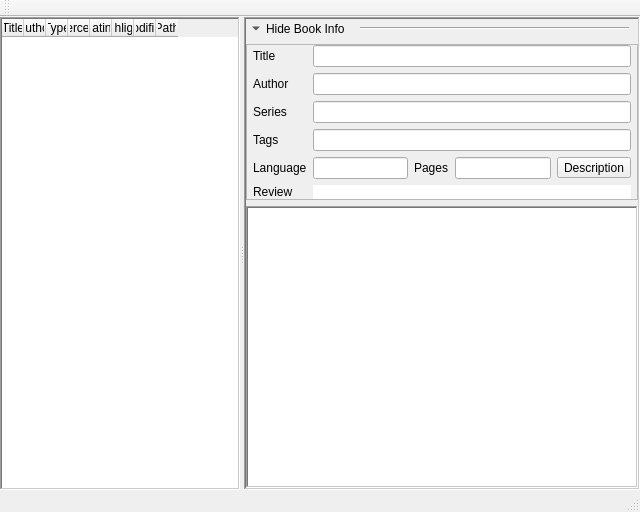
<?xml version="1.0" encoding="UTF-8"?>
<ui version="4.0">
 <class>Base</class>
 <widget class="QMainWindow" name="Base">
  <property name="geometry">
   <rect>
    <x>0</x>
    <y>0</y>
    <width>640</width>
    <height>512</height>
   </rect>
  </property>
  <property name="windowIcon">
   <iconset resource="../images.qrc">
    <normaloff>:/logo64.png</normaloff>:/logo64.png</iconset>
  </property>
  <property name="locale">
   <locale language="English" country="UnitedStates"/>
  </property>
  <property name="toolButtonStyle">
   <enum>Qt::ToolButtonIconOnly</enum>
  </property>
  <widget class="QWidget" name="centralwidget">
   <layout class="QVBoxLayout" name="verticalLayout_2">
    <property name="margin" stdset="0">
     <number>0</number>
    </property>
    <item>
     <widget class="QStackedWidget" name="views">
      <property name="currentIndex">
       <number>0</number>
      </property>
      <widget class="QWidget" name="books_pg">
       <layout class="QVBoxLayout" name="verticalLayout_3">
        <property name="margin" stdset="0">
         <number>0</number>
        </property>
        <item>
         <widget class="QSplitter" name="splitter">
          <property name="orientation">
           <enum>Qt::Horizontal</enum>
          </property>
          <widget class="DropTableWidget" name="file_table">
           <property name="contextMenuPolicy">
            <enum>Qt::CustomContextMenu</enum>
           </property>
           <property name="frameShape">
            <enum>QFrame::WinPanel</enum>
           </property>
           <property name="editTriggers">
            <set>QAbstractItemView::NoEditTriggers</set>
           </property>
           <property name="dragDropMode">
            <enum>QAbstractItemView::DropOnly</enum>
           </property>
           <property name="defaultDropAction">
            <enum>Qt::CopyAction</enum>
           </property>
           <property name="selectionBehavior">
            <enum>QAbstractItemView::SelectRows</enum>
           </property>
           <property name="horizontalScrollMode">
            <enum>QAbstractItemView::ScrollPerPixel</enum>
           </property>
           <property name="sortingEnabled">
            <bool>true</bool>
           </property>
           <property name="wordWrap">
            <bool>false</bool>
           </property>
           <property name="cornerButtonEnabled">
            <bool>false</bool>
           </property>
           <property name="columnCount">
            <number>8</number>
           </property>
           <attribute name="horizontalHeaderMinimumSectionSize">
            <number>22</number>
           </attribute>
           <attribute name="horizontalHeaderDefaultSectionSize">
            <number>22</number>
           </attribute>
           <attribute name="horizontalHeaderHighlightSections">
            <bool>false</bool>
           </attribute>
           <attribute name="horizontalHeaderShowSortIndicator" stdset="0">
            <bool>true</bool>
           </attribute>
           <attribute name="verticalHeaderMinimumSectionSize">
            <number>22</number>
           </attribute>
           <attribute name="verticalHeaderDefaultSectionSize">
            <number>22</number>
           </attribute>
           <attribute name="verticalHeaderHighlightSections">
            <bool>true</bool>
           </attribute>
           <column>
            <property name="text">
             <string>Title</string>
            </property>
           </column>
           <column>
            <property name="text">
             <string>Author</string>
            </property>
           </column>
           <column>
            <property name="text">
             <string>Type</string>
            </property>
           </column>
           <column>
            <property name="text">
             <string>Percent</string>
            </property>
           </column>
           <column>
            <property name="text">
             <string>Rating</string>
            </property>
           </column>
           <column>
            <property name="text">
             <string>Highlights</string>
            </property>
           </column>
           <column>
            <property name="text">
             <string>Modified</string>
            </property>
           </column>
           <column>
            <property name="text">
             <string>Path</string>
            </property>
           </column>
          </widget>
          <widget class="QFrame" name="frame">
           <property name="frameShape">
            <enum>QFrame::WinPanel</enum>
           </property>
           <property name="frameShadow">
            <enum>QFrame::Sunken</enum>
           </property>
           <layout class="QVBoxLayout" name="verticalLayout">
            <property name="margin" stdset="0">
             <number>0</number>
            </property>
            <item>
             <widget class="QWidget" name="header" native="true">
              <layout class="QHBoxLayout" name="horizontalLayout">
               <property name="leftMargin">
                <number>0</number>
               </property>
               <property name="topMargin">
                <number>0</number>
               </property>
               <property name="bottomMargin">
                <number>0</number>
               </property>
               <item>
                <widget class="QToolButton" name="fold_btn">
                 <property name="styleSheet">
                  <string notr="true">QToolButton{border:none;}</string>
                 </property>
                 <property name="text">
                  <string>Hide Book Info</string>
                 </property>
                 <property name="checkable">
                  <bool>true</bool>
                 </property>
                 <property name="toolButtonStyle">
                  <enum>Qt::ToolButtonTextBesideIcon</enum>
                 </property>
                 <property name="arrowType">
                  <enum>Qt::DownArrow</enum>
                 </property>
                </widget>
               </item>
               <item>
                <widget class="QFrame" name="frame_2">
                 <property name="sizePolicy">
                  <sizepolicy hsizetype="Expanding" vsizetype="Fixed">
                   <horstretch>0</horstretch>
                   <verstretch>0</verstretch>
                  </sizepolicy>
                 </property>
                 <property name="frameShape">
                  <enum>QFrame::HLine</enum>
                 </property>
                 <property name="frameShadow">
                  <enum>QFrame::Sunken</enum>
                 </property>
                 <property name="lineWidth">
                  <number>1</number>
                 </property>
                </widget>
               </item>
              </layout>
             </widget>
            </item>
            <item>
             <widget class="QFrame" name="book_info">
              <property name="frameShape">
               <enum>QFrame::StyledPanel</enum>
              </property>
              <property name="frameShadow">
               <enum>QFrame::Raised</enum>
              </property>
              <layout class="QGridLayout" name="gridLayout">
               <property name="leftMargin">
                <number>6</number>
               </property>
               <property name="topMargin">
                <number>0</number>
               </property>
               <property name="rightMargin">
                <number>6</number>
               </property>
               <property name="bottomMargin">
                <number>0</number>
               </property>
               <item row="0" column="0">
                <widget class="QLabel" name="title_lbl">
                 <property name="text">
                  <string>Title</string>
                 </property>
                </widget>
               </item>
               <item row="2" column="0">
                <widget class="QLabel" name="series_lbl">
                 <property name="text">
                  <string>Series</string>
                 </property>
                </widget>
               </item>
               <item row="1" column="0">
                <widget class="QLabel" name="author_lbl">
                 <property name="text">
                  <string>Author</string>
                 </property>
                </widget>
               </item>
               <item row="4" column="0">
                <widget class="QLabel" name="lang_lbl">
                 <property name="text">
                  <string>Language</string>
                 </property>
                </widget>
               </item>
               <item row="4" column="2">
                <widget class="QLabel" name="pages_lbl">
                 <property name="text">
                  <string>Pages</string>
                 </property>
                </widget>
               </item>
               <item row="4" column="1">
                <widget class="QLineEdit" name="lang_txt">
                 <property name="readOnly">
                  <bool>true</bool>
                 </property>
                </widget>
               </item>
               <item row="4" column="3">
                <widget class="QLineEdit" name="pages_txt">
                 <property name="readOnly">
                  <bool>true</bool>
                 </property>
                </widget>
               </item>
               <item row="3" column="0">
                <widget class="QLabel" name="tags_lbl">
                 <property name="text">
                  <string>Tags</string>
                 </property>
                </widget>
               </item>
               <item row="4" column="4">
                <widget class="QToolButton" name="description_btn">
                 <property name="text">
                  <string>Description</string>
                 </property>
                 <property name="icon">
                  <iconset resource="../images.qrc">
                   <normaloff>:/description.png</normaloff>:/description.png</iconset>
                 </property>
                 <property name="toolButtonStyle">
                  <enum>Qt::ToolButtonTextBesideIcon</enum>
                 </property>
                </widget>
               </item>
               <item row="3" column="1" colspan="4">
                <widget class="QLineEdit" name="tags_txt">
                 <property name="readOnly">
                  <bool>true</bool>
                 </property>
                </widget>
               </item>
               <item row="2" column="1" colspan="4">
                <widget class="QLineEdit" name="series_txt">
                 <property name="readOnly">
                  <bool>true</bool>
                 </property>
                </widget>
               </item>
               <item row="1" column="1" colspan="4">
                <widget class="QLineEdit" name="author_txt">
                 <property name="readOnly">
                  <bool>true</bool>
                 </property>
                </widget>
               </item>
               <item row="0" column="1" colspan="4">
                <widget class="QLineEdit" name="title_txt">
                 <property name="readOnly">
                  <bool>true</bool>
                 </property>
                </widget>
               </item>
               <item row="5" column="0">
                <widget class="QLabel" name="review_lbl">
                 <property name="text">
                  <string>Review</string>
                 </property>
                 <property name="alignment">
                  <set>Qt::AlignLeading|Qt::AlignLeft|Qt::AlignTop</set>
                 </property>
                </widget>
               </item>
               <item row="5" column="1" colspan="4">
                <widget class="QLabel" name="review_txt">
                 <property name="styleSheet">
                  <string notr="true">background-color: rgb(255, 255, 255);</string>
                 </property>
                 <property name="frameShape">
                  <enum>QFrame::NoFrame</enum>
                 </property>
                 <property name="text">
                  <string/>
                 </property>
                 <property name="wordWrap">
                  <bool>true</bool>
                 </property>
                </widget>
               </item>
              </layout>
             </widget>
            </item>
            <item>
             <widget class="QListWidget" name="high_list">
              <property name="contextMenuPolicy">
               <enum>Qt::CustomContextMenu</enum>
              </property>
              <property name="frameShape">
               <enum>QFrame::WinPanel</enum>
              </property>
              <property name="editTriggers">
               <set>QAbstractItemView::NoEditTriggers</set>
              </property>
              <property name="selectionMode">
               <enum>QAbstractItemView::ExtendedSelection</enum>
              </property>
              <property name="selectionBehavior">
               <enum>QAbstractItemView::SelectRows</enum>
              </property>
              <property name="verticalScrollMode">
               <enum>QAbstractItemView::ScrollPerPixel</enum>
              </property>
              <property name="wordWrap">
               <bool>true</bool>
              </property>
             </widget>
            </item>
           </layout>
          </widget>
         </widget>
        </item>
       </layout>
      </widget>
      <widget class="QWidget" name="highlights_pg">
       <layout class="QVBoxLayout" name="verticalLayout_4">
        <property name="margin" stdset="0">
         <number>0</number>
        </property>
        <item>
         <widget class="QTableWidget" name="high_table">
          <property name="contextMenuPolicy">
           <enum>Qt::CustomContextMenu</enum>
          </property>
          <property name="frameShape">
           <enum>QFrame::WinPanel</enum>
          </property>
          <property name="editTriggers">
           <set>QAbstractItemView::NoEditTriggers</set>
          </property>
          <property name="dragDropMode">
           <enum>QAbstractItemView::DropOnly</enum>
          </property>
          <property name="defaultDropAction">
           <enum>Qt::CopyAction</enum>
          </property>
          <property name="selectionBehavior">
           <enum>QAbstractItemView::SelectRows</enum>
          </property>
          <property name="horizontalScrollMode">
           <enum>QAbstractItemView::ScrollPerPixel</enum>
          </property>
          <property name="sortingEnabled">
           <bool>true</bool>
          </property>
          <property name="wordWrap">
           <bool>false</bool>
          </property>
          <property name="cornerButtonEnabled">
           <bool>false</bool>
          </property>
          <property name="columnCount">
           <number>8</number>
          </property>
          <attribute name="horizontalHeaderMinimumSectionSize">
           <number>22</number>
          </attribute>
          <attribute name="horizontalHeaderHighlightSections">
           <bool>false</bool>
          </attribute>
          <attribute name="horizontalHeaderShowSortIndicator" stdset="0">
           <bool>true</bool>
          </attribute>
          <attribute name="horizontalHeaderStretchLastSection">
           <bool>true</bool>
          </attribute>
          <attribute name="verticalHeaderMinimumSectionSize">
           <number>22</number>
          </attribute>
          <attribute name="verticalHeaderDefaultSectionSize">
           <number>22</number>
          </attribute>
          <attribute name="verticalHeaderHighlightSections">
           <bool>true</bool>
          </attribute>
          <column>
           <property name="text">
            <string>Highlight</string>
           </property>
          </column>
          <column>
           <property name="text">
            <string>Comment</string>
           </property>
          </column>
          <column>
           <property name="text">
            <string>Date</string>
           </property>
          </column>
          <column>
           <property name="text">
            <string>Title</string>
           </property>
          </column>
          <column>
           <property name="text">
            <string>Author</string>
           </property>
          </column>
          <column>
           <property name="text">
            <string>Page</string>
           </property>
          </column>
          <column>
           <property name="text">
            <string>Chapter</string>
           </property>
          </column>
          <column>
           <property name="text">
            <string>Book path</string>
           </property>
          </column>
         </widget>
        </item>
       </layout>
      </widget>
     </widget>
    </item>
   </layout>
  </widget>
  <widget class="QStatusBar" name="statusbar">
   <property name="styleSheet">
    <string notr="true">QStatusBar{padding-left:8px;font-weight:bold;}</string>
   </property>
  </widget>
  <widget class="QToolBar" name="tool_bar">
   <property name="windowTitle">
    <string notr="true">toolBar</string>
   </property>
   <property name="movable">
    <bool>true</bool>
   </property>
   <property name="allowedAreas">
    <set>Qt::BottomToolBarArea|Qt::TopToolBarArea</set>
   </property>
   <property name="iconSize">
    <size>
     <width>32</width>
     <height>32</height>
    </size>
   </property>
   <property name="toolButtonStyle">
    <enum>Qt::ToolButtonTextUnderIcon</enum>
   </property>
   <attribute name="toolBarArea">
    <enum>TopToolBarArea</enum>
   </attribute>
   <attribute name="toolBarBreak">
    <bool>false</bool>
   </attribute>
  </widget>
  <action name="act_english">
   <property name="checkable">
    <bool>true</bool>
   </property>
   <property name="checked">
    <bool>false</bool>
   </property>
   <property name="text">
    <string>English</string>
   </property>
  </action>
  <action name="act_greek">
   <property name="checkable">
    <bool>true</bool>
   </property>
   <property name="checked">
    <bool>false</bool>
   </property>
   <property name="text">
    <string>Greek</string>
   </property>
  </action>
  <action name="act_view_book">
   <property name="icon">
    <iconset resource="../images.qrc">
     <normaloff>:/files_view.png</normaloff>:/files_view.png</iconset>
   </property>
   <property name="text">
    <string>View Book</string>
   </property>
   <property name="shortcut">
    <string>Ctrl+B</string>
   </property>
  </action>
 </widget>
 <customwidgets>
  <customwidget>
   <class>DropTableWidget</class>
   <extends>QTableWidget</extends>
   <header>secondary</header>
  </customwidget>
 </customwidgets>
 <resources>
  <include location="../images.qrc"/>
 </resources>
 <connections/>
</ui>
